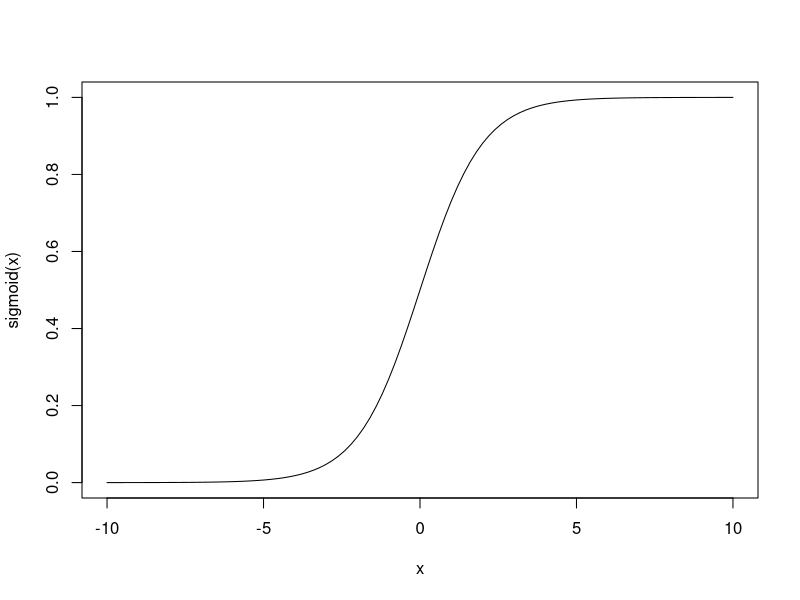
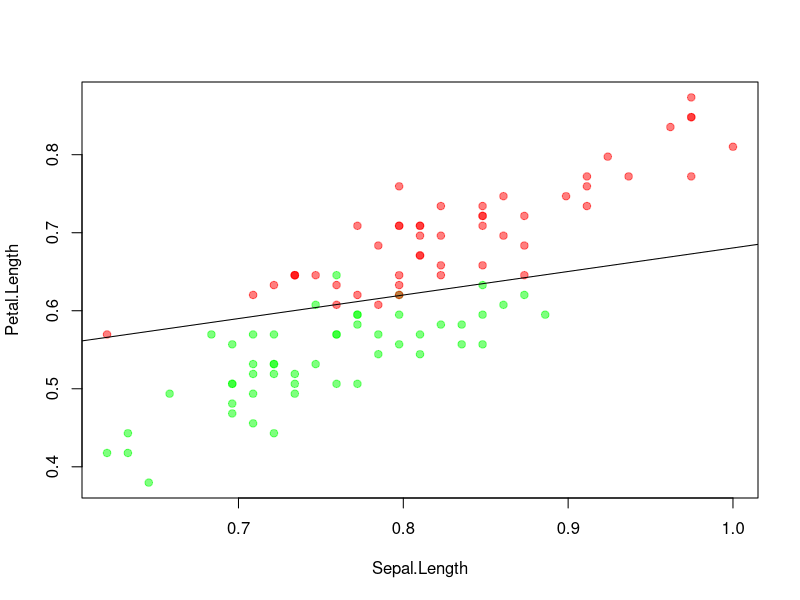

Generate these figures, in order, with R:
#### Custom Logistic Regression

### Setup
set.seed(12345)
data.iris = as.data.frame(iris)
ids = data.iris$Species %in% c("virginica", "versicolor")
y.iris = ifelse(data.iris[ids,]$Species=="virginica", 1, 0)
X.iris = data.iris[ids,c(1,3)] # Select only Lengths to be able to plot
X.iris = as.matrix(X.iris / max(X.iris)) # Rescale for faster convergence

### Functions

## Returns the sigmoid value of given number z
sigmoid = function(z){
  return(1 / (1 + exp(-z)))
}

## Returns the logistic regression β.hat
logistic_reg = function(X, y, epochs, learning.rate=5){
  X = cbind(1, X)
  n = dim(X)[1]
  k = dim(X)[2]
  β.hat = rep(1, k)
  for(i in 1:epochs){
    # Calculate the error: yfit - y, yfit = sigmoid(Xβ)
    residuals = sigmoid(X %*% β.hat) - y
    #residuals = X %*% β.hat - Y # linear regression
    
    # Calculate the gradient at that point
    delta = (t(X) %*% residuals) / n
    
    # Move β.hat in opposite direction of gradient, to find local error minima
    β.hat = β.hat - learning.rate * delta
  }
  rownames(β.hat)[1] = "Intercept"
  return(β.hat)
}

## Returns predictions of given logistical regresion
pred = function(β.hat, X){
  X = cbind(1, X)
  return(X %*% β.hat)
}

### Implementation
# Plot sigmoid curve
curve(sigmoid, -10, 10)

# Logistical regression
β.logreg = logistic_reg(X.iris, y.iris, 300000, 5)
yfit = pred(β.logreg, X.iris) > 0

# Plot original data and decision boundry
plot(X.iris[,1], X.iris[,2], col=rgb(y.iris, 1-y.iris, 0, 0.5), pch=19,
     xlab="Sepal.Length", ylab="Petal.Length")
#points(X.iris[,1], X.iris[,2], col=rgb(yfit, 1-yfit, 0, 0.5), pch=19) # optional to show predictions

# Calculate boundry, add to plot through abline
intercept = -β.logreg[1]/β.logreg[3]
slope = -β.logreg[2]/β.logreg[3]
abline(intercept, slope, col=1)

